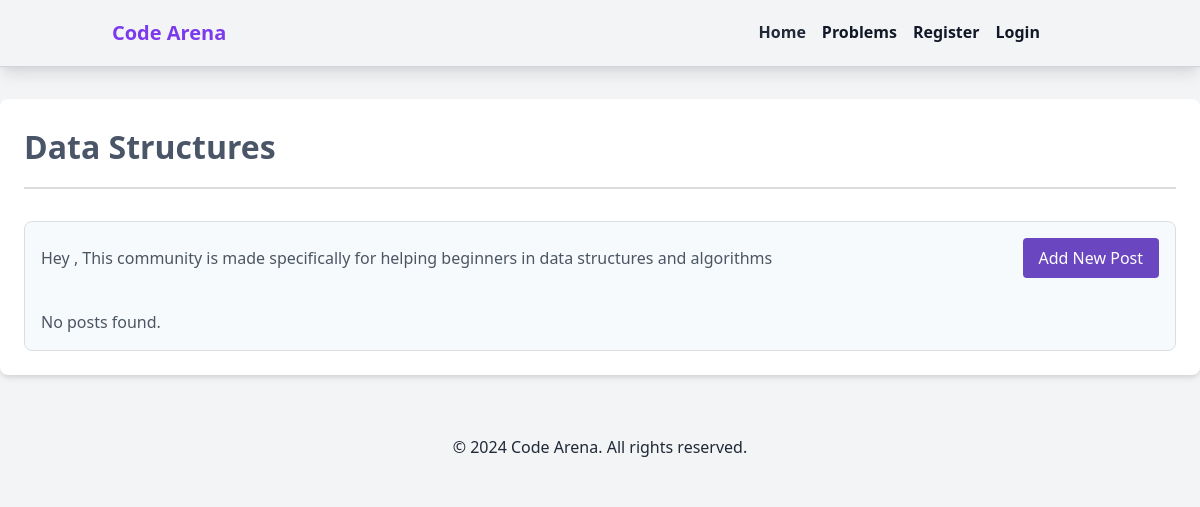
The page /community/community/1/ on the database its author committed.
### community/models.py (models this page shows, shortened)
class Community(models.Model):
    name = models.CharField(max_length=100, unique=True)
    description = models.TextField()
    created_at = models.DateTimeField(auto_now_add=True)
    created_by = models.ForeignKey(User, on_delete=models.CASCADE)

### community/views.py (the view)
# urls.py: path('community/<int:pk>/', views.community_detail, name='community_detail'),
def community_detail(request, pk):
    community = get_object_or_404(Community, pk=pk)
    posts = Post.objects.filter(community=community)
    is_following = False
    if request.user.is_authenticated:
        is_following = request.user.profile.followed_communities.filter(pk=pk).exists()
    context = {
        'community': community,
        'posts': posts,
        'is_following': is_following,
    }
    return render(request, 'community/community_detail.html', context)

### community/templates/community/community_detail.html (shortened to what this page needs)
<!DOCTYPE html>
<html lang="en">
  <head>
    <link
      href="https://cdn.jsdelivr.net/npm/tailwindcss@2.1.2/dist/tailwind.min.css"
      rel="stylesheet"
    />
  </head>
  <body class="bg-gray-100 text-gray-800">
    <nav class="bg-gray-100 shadow-lg border-b border-gray-300">
      <div class="container mx-auto px-6 py-3">
        <div class="flex justify-between items-center">
          <div>
            <a class="text-purple-600 text-xl font-bold" href="{% url 'home' %}">Code Arena</a>
          </div>
          <div class="hidden lg:flex lg:items-center">
            <ul class="flex flex-col lg:flex-row lg:mx-6 font-bold py-2 px-4 rounded">
              <li class="nav-item">
                <a class="text-gray-800 hover:text-gray-600 mx-2 nav-link" href="{% url 'home' %}">Home</a>
              </li>
              <li class="nav-item">
                <a class="text-gray-900 hover:text-gray-600 mx-2 nav-link" href="{% url 'problems_list' %}">Problems</a>
              </li>
              {% if user.is_authenticated %}
              <li class="nav-item">
                <a class="text-gray-900 hover:text-gray-600 mx-2 nav-link" href="{% url 'profile' %}">Profile</a>
              </li>
              {% else %}
              <li class="nav-item">
                <a class="text-gray-900 hover:text-gray-600 mx-2 nav-link" href="{% url 'register' %}">Register</a>
              </li>
              <li class="nav-item">
                <a class="text-gray-900 hover:text-gray-600 mx-2 nav-link" href="{% url 'login' %}">Login</a>
              </li>
              {% endif %}
            </ul>
          </div>
        </div>
      </div>
    </nav>
    <section class="community container mx-auto mt-10 p-6 bg-white shadow-md rounded-lg">
      <div class="section-header">
        <h1>{{ community.name }}</h1>
      </div>
      <div class="section-content">
        <div class="flex justify-between items-center mb-4">
          <div>
            <p class="text-gray-600">{{ community.description }}</p>
          </div>
          <div>
            <button
              id="add-post-btn"
              class="btn btn-primary text-white py-2 px-4 rounded"
              onclick="togglePostForm()"
            >
              Add New Post
            </button>
          </div>
        </div>
        <div class="post-list">
          {% if posts %}
          <ul class="divide-y divide-gray-200">
            {% for post in posts %}
            <li class="py-4">
              <div class="flex items-center">
                <span class="text-gray-600 font-bold mr-2"
                  >{{ post.created_by.username }} :</span
                >
                <a
                  href="{% url 'post_detail' post.pk %}"
                  class="text-xl font-semibold text-purple-600 hover:text-purple-800"
                  >{{ post.title }}</a
                >
              </div>
              <p class="text-gray-600 mt-1">
                {{ post.content|slice:":300" }}...
              </p>
            </li>
            {% endfor %}
          </ul>
          {% else %}
          <p class="text-gray-600 mt-4">No posts found.</p>
          {% endif %}
        </div>
      </div>
    </section>
    <footer class="bg-gray-100 text-gray-800 py-5 mt-10">
      <div class="container mx-auto text-center">
        <p>&copy; 2024 Code Arena. All rights reserved.</p>
      </div>
    </footer>
  </body>
</html>

### community/templates/community/community_detail.html (style rules this page uses)
.nav-link { border-radius: 4px; transition: color 0.3s ease; }
.nav-item a { position: relative; display: inline-block; padding-bottom: 2px; }
.nav-item a::before { content: ""; position: absolute; width: 0; height: 2px; bottom: 0; left: 0; background-color: #6b46c1; visibility: hidden; transition: all 0.3s ease-in-out; }
.community { max-width: 1280px; margin: 0 auto; padding: 4 1rem; margin-top: 2rem; }
.section-header { border-bottom: 2px solid #ddd; padding-bottom: 1rem; margin-bottom: 2rem; }
.section-header h1 { font-size: 2rem; font-weight: bold; color: #4a5568; }
.section-content { border: 1px solid #ddd; padding: 1rem; border-radius: 0.5rem; background-color: #f7fafc; }
.post-list { margin-top: 2rem; }
.btn { transition: background-color 0.3s ease; }
.btn-primary { background-color: #6b46c1; }

### rows shown on the page
Community: name "Data Structures", description "Hey , This community is made specifically for helping beginners in data structures and algorithms"
